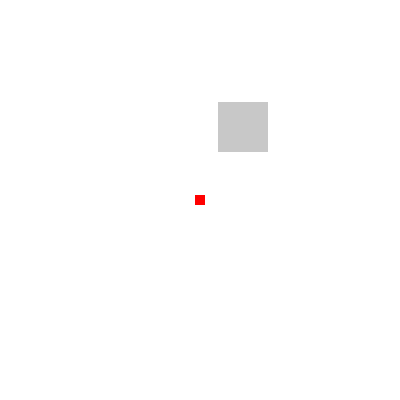
Frame 1 (no input)
Frame 60 (the mouse pressed at the canvas centre just before this capture): identical to frame 1, image omitted
Frame 120 (the mouse held since frame 60 and released just before this capture): identical to frame 1, image omitted

The Processing sketch that drew this single still picture (run headless with seeded random() and noise(); from frame 60 on, the mouse is pressed at the canvas centre):

// Processing sketch: rectRect_Example
// ── rectRect_Example.pde
/*
RECT/RECT COLLISION DETECTION
Jeff Thompson
Fall 2011

www.jeffreythompson.org
*/

int youX, youY;        // x,y position of "you"
int youSize = 10;      // size - assumes square, though that isn't necessary in the code
int speed = 2;         // speed to move you around

int rectX, rectY;      // x,y position of rectangle - will be randomly placed in the setup
int rectW = 50;        // width of rectangle to test
int rectH = 50;        // height of rectangle to test


void setup() {

  // BASIC SETUP STUFF
  size(400, 400);
  noStroke();
  smooth();
  rectMode(CENTER);  // draw rectangles from the center out

  // PLACE "YOU" IN THE CENTER
  youX = width/2;
  youY = height/2;

  // STATIC RECTANGLE IN RANDOM POSITION ON SCREEN
  rectX = int(random(rectW, width-rectW));
  rectY = int(random(rectH, height-rectH));
}

void draw() {

  // REDRAW EACH FRAME
  background(255);

  // TEST FOR COLLISION
  // returns true if hit, false if not
  if (rectRect(youX, youY, youSize, youSize, rectX, rectY, rectW, rectH) == true) {
    fill(0);                           // if hit, fill black
  }
  else {                               // otherwise, fill light gray
    fill(200);
  }
  
  // DRAW STATIC RECTANGLE
  rect(rectX, rectY, rectW, rectH);
  
  // DRAW "YOU"
  fill(255, 0, 0);
  rect(youX, youY, youSize, youSize);

  // IF ARROW KEYS ARE PRESSED, UPDATE "YOU" POSITION
  if (keyPressed) {
    if (key == CODED) {
      if (keyCode == LEFT) {
        youX -= speed;
      }
      if (keyCode == RIGHT) {
        youX += speed;
      }
      if (keyCode == UP) {
        youY -= speed;
      }
      if (keyCode == DOWN) {
        youY += speed;
      }
    }
  }
}

/* 
RECT/RECT COLLISION FUNCTION
Takes 8 arguments:
  + x,y position of object 1 - in this case "you"
  + width and height of object 1 - also "you"
  + x,y position of object 2 - in this case the static rectangle
  + width and height of object 2
  
*/
boolean rectRect(int x1, int y1, int w1, int h1, int x2, int y2, int w2, int h2) {
  
  // test for collision
  if (x1+w1/2 >= x2-w2/2 && x1-w1/2 <= x2+w2/2 && y1+h1/2 >= y2-h2/2 && y1-h1/2 <= y2+h2/2) {
    return true;    // if a hit, return true
  }
  else {            // if not, return false
    return false;
  }
}
